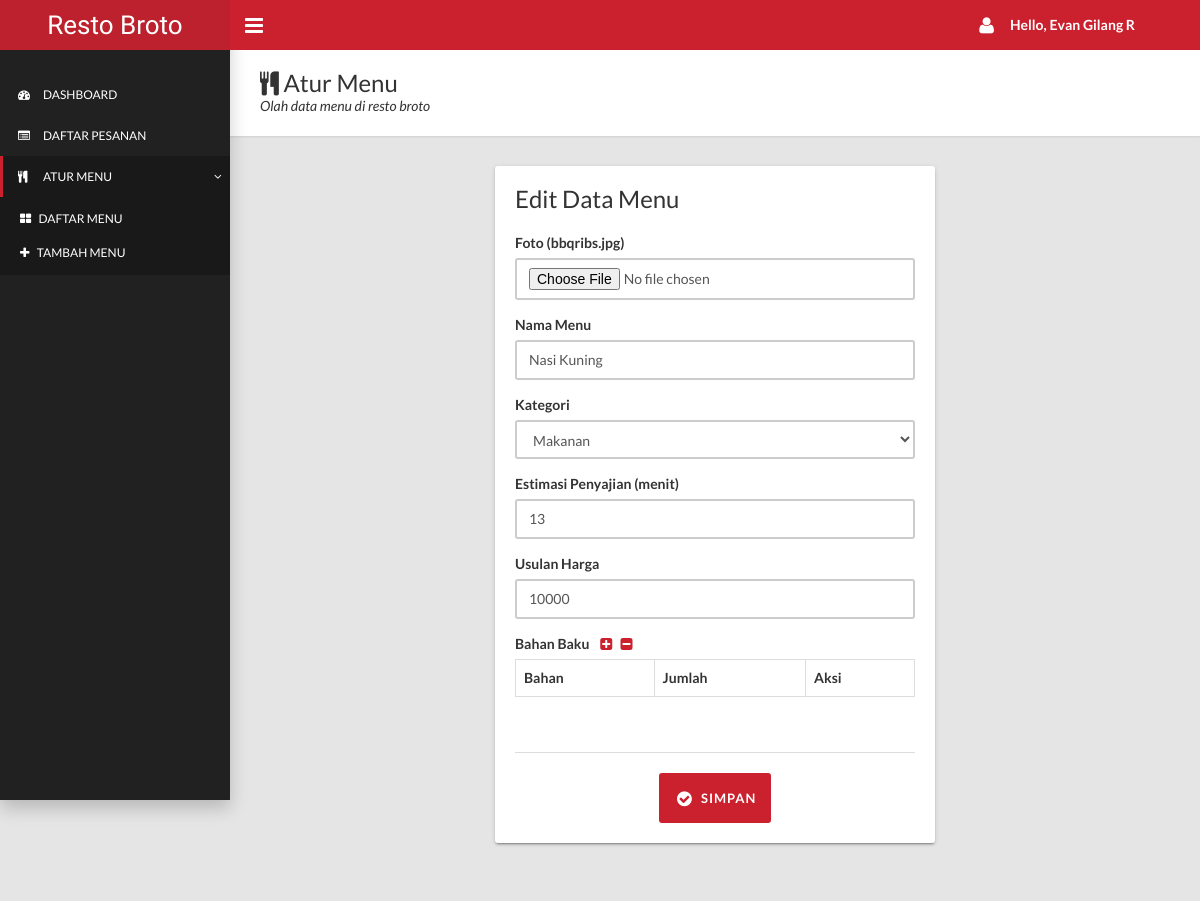
The page /koki/menu_edit.php?id=2 (signed in) on the database its author committed.
### tables this page shows
CREATE TABLE IF NOT EXISTS menu(
    id_menu INT(11) AUTO_INCREMENT PRIMARY KEY,
    nama_menu VARCHAR(51) NOT NULL,
    foto VARCHAR(51) NOT NULL,
    kategori ENUM('Makanan', 'Minuman') DEFAULT 'makanan' NOT NULL,
    estimasi_penyajian TINYINT NOT NULL,
    harga DOUBLE NOT NULL,
    status ENUM('Ya', 'Tidak') DEFAULT 'TIDAK' NOT NULL
);

### koki/menu_edit.php (the view, shortened to what this page needs)
<?php
  require_once "../proses/connection.php";
  if(isset($_GET['id'])) {
        $id = $_GET['id'];
        $nama = "";
        $foto = "";
        $kategori = "";
        $estimasi = "";
        $harga = "";
        $strQuery = "SELECT id_menu, nama_menu, foto, kategori, estimasi_penyajian, harga FROM menu WHERE id_menu = '$id'";
        $query = mysqli_query($connection, $strQuery);
        if($query){
            $result = mysqli_fetch_array($query, MYSQLI_ASSOC);
            $nama = $result['nama_menu'];
            $foto = $result['foto'];
            $kategori = $result['kategori'];
            $estimasi = $result['estimasi_penyajian'];
            $harga = $result['harga'];
        }
  }
?>
<!DOCTYPE html>
<html>
<head>
  <link rel="stylesheet" type="text/css" href="../assets/css/style.css">
</head>
<body class="sidebar-mini fixed">
  <div class="wrapper">
    <header class="main-header hidden-print"><a href="#" class="logo">Resto Broto</a>
      <nav class="navbar navbar-static-top">
        <a href="#" data-toggle="offcanvas" class="sidebar-toggle"></a>
        <div class="navbar-custom-menu">
          <ul class="top-nav">
            <li class="dropdown">
              <a href="#" data-toggle="dropdown" role="button" aria-haspopup="true" aria-expanded="false" class="dropdown-toggle"><i class="fa fa-user fa-lg" style="margin-right: 16px;"></i><b>Hello, <?php echo $_SESSION['nama_pegawai'];?></b></a>
            </li>
          </ul>
        </div>
      </nav>
    </header>
    <aside class="main-sidebar hidden-print">
      <section class="sidebar">
        <ul class="sidebar-menu" style="padding-top: 24px;">
          <li><a href="index.php"><i class="fa fa-dashboard"></i><span>Dashboard</span></a></li>
          <li><a href="pesanan_list.php"><i class="fa fa-list-alt"></i><span>Daftar Pesanan</span></a></li>
          <li class="treeview active"><a href="#"><i class="fa fa-cutlery"></i><span>Atur Menu</span><i class="fa fa-angle-right"></i></a>
            <ul class="treeview-menu">
              <li><a href="menu_list.php"><i class="fa fa-th-large"></i> Daftar Menu</a></li>
              <li><a href="menu_tambah.php"><i class="fa fa-plus"></i> Tambah Menu</a></li>
            </ul>
          </li>
        </ul>
      </section>
    </aside>
    <div class="content-wrapper">
      <div class="page-title">
        <div>
          <h1><i class="fa fa-cutlery"></i> Atur Menu</h1>
          <p>Olah data menu di resto broto</p>
        </div>
      </div>
      <div class="row">
        <div class="col-md-3"></div>
        <div class="col-md-6">
          <div class="card">
            <h3 class="card-title">Edit Data Menu</h3>
            <div class="card-body">
              <form id="form-menu" method="post" action="proses/menu_edit_proses.php" enctype="multipart/form-data">
                <div class="form-group">
                  <label class="control-label">Foto (<?php echo $foto;?>)</label>
                  <input type="file" class="form-control" name="foto">
                </div>
                <div class="form-group">
                  <label class="control-label">Nama Menu</label>
                  <input type="text" name="nama" placeholder="Masukkan nama menu" class="form-control" value="<?php echo $nama;?>" required>
                </div>
                <div class="form-group">
                  <label class="control-label">Kategori</label>
                  <select class="form-control" name="kategori">
                    <option value="Makanan" <?php if ($kategori == "Makanan") echo "selected";?>>Makanan</option>
                  </select>
                </div>
                <div class="form-group">
                  <label class="control-label">Estimasi Penyajian (menit)</label>
                  <input type="number" name="estimasi" placeholder="Masukkan estimasi penyajian" class="form-control" value="<?php echo $estimasi;?>"
                    required>
                </div>
                <div class="form-group">
                  <label class="control-label">Usulan Harga</label>
                  <input type="number" name="harga" placeholder="Masukkan harga" class="form-control" value="<?php echo $harga;?>" required>
                </div>
                <div class="form-group">
                  <label class="control-label">Bahan Baku &nbsp;&nbsp;&nbsp;<a onClick="addField()" style="cursor: pointer;"><i class="fa fa-plus-square"></i></a>&nbsp;&nbsp;&nbsp;<a onClick="deleteField()" style="cursor: pointer;"><i class="fa fa-minus-square"></i></a></label>
                  <div class="table-responsive">
                    <table class="table table-hover table-bordered">
                      <thead>
                        <tr>
                          <th>Bahan</th>
                          <th>Jumlah</th>
                          <th>Aksi</th>
                        </tr>
                      </thead>
                    </table>
                    <div class="table-responsive">
                    </div>
                  </div>
                </div>
                <div class="card-footer" style="text-align: center;">
                  <button type="submit" class="btn btn-primary icon-btn input-lg"><i class="fa fa-fw fa-lg fa-check-circle"></i>Simpan</button>
                </div>
              </form>
            </div>
          </div>
        </div>
      </div>
    </div>
  </div>
</body>
</html>

### rows shown on the page
menu: foto "bbqribs.jpg", nama "Nasi Kuning", kategori "Makanan", estimasi "13", harga "10000"

### other values the page prints
$_SESSION['nama_pegawai'] "Evan Gilang R"
